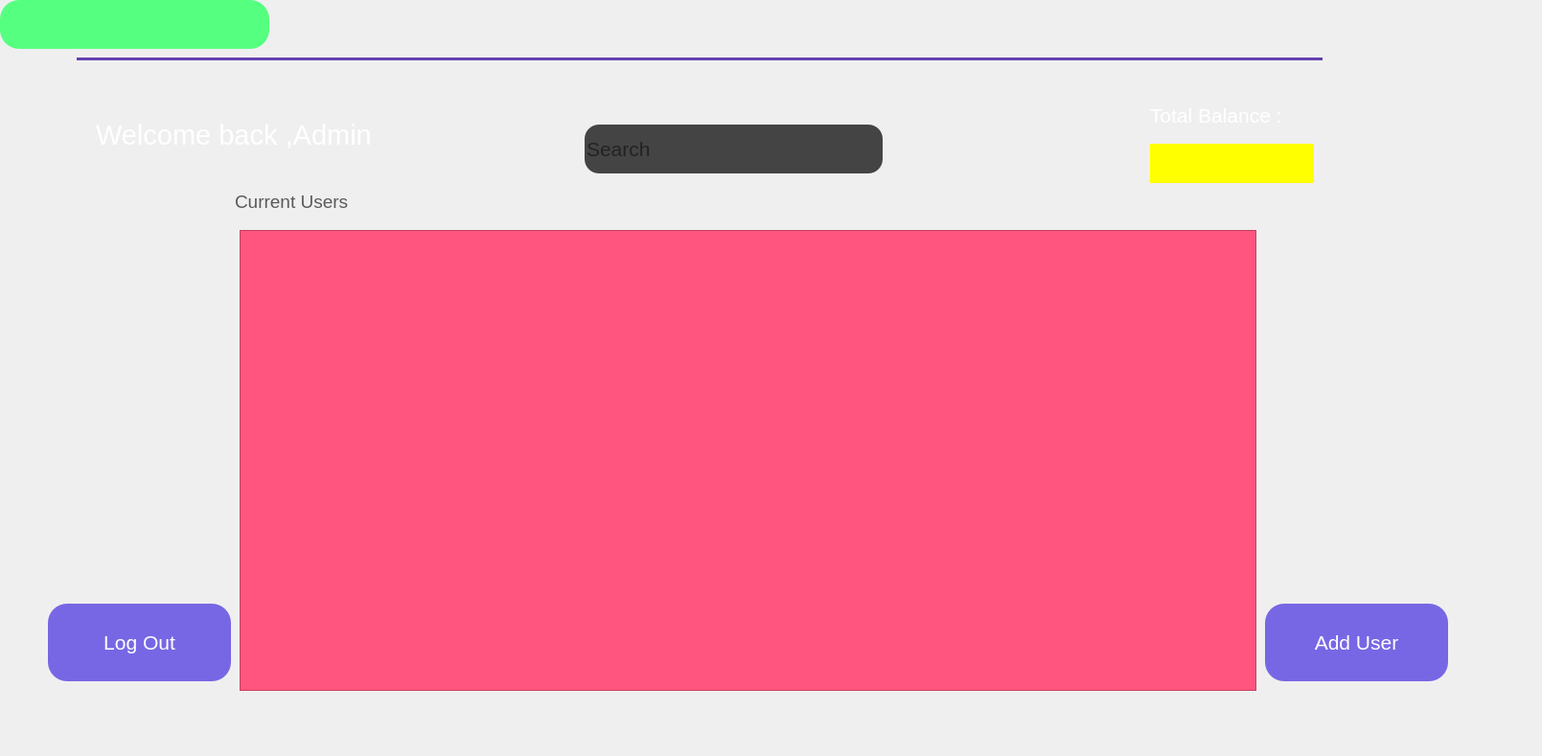
    <widget class="QWidget" name="page_20">
     <widget class="QWidget" name="widget_36" native="true">
      <property name="geometry">
       <rect>
        <x>0</x>
        <y>0</y>
        <width>1600</width>
        <height>780</height>
       </rect>
      </property>
      <widget class="QLabel" name="label_101">
       <property name="geometry">
        <rect>
         <x>0</x>
         <y>0</y>
         <width>281</width>
         <height>51</height>
        </rect>
       </property>
       <property name="styleSheet">
        <string notr="true">border-radius:20px;
background-color: rgb(85, 255, 127);
background-image: url(:/new/prefix1/firstPage.png);
</string>
       </property>
       <property name="text">
        <string/>
       </property>
       <property name="pixmap">
        <pixmap resource="assets.qrc">:/new/prefix1/firstPage.png</pixmap>
       </property>
       <property name="scaledContents">
        <bool>true</bool>
       </property>
      </widget>
      <widget class="QLabel" name="label_115">
       <property name="geometry">
        <rect>
         <x>80</x>
         <y>60</y>
         <width>1300</width>
         <height>3</height>
        </rect>
       </property>
       <property name="styleSheet">
        <string notr="true">background-color: rgb(100, 65, 177);</string>
       </property>
       <property name="text">
        <string/>
       </property>
      </widget>
      <widget class="QLabel" name="label_116">
       <property name="geometry">
        <rect>
         <x>100</x>
         <y>110</y>
         <width>391</width>
         <height>61</height>
        </rect>
       </property>
       <property name="font">
        <font>
         <family>Arial</family>
         <pointsize>22</pointsize>
        </font>
       </property>
       <property name="styleSheet">
        <string notr="true">color: rgb(255, 255, 255);</string>
       </property>
       <property name="text">
        <string>Welcome back ,Admin</string>
       </property>
      </widget>
      <widget class="QLabel" name="label_117">
       <property name="geometry">
        <rect>
         <x>1200</x>
         <y>100</y>
         <width>191</width>
         <height>41</height>
        </rect>
       </property>
       <property name="font">
        <font>
         <family>Arial</family>
         <pointsize>16</pointsize>
        </font>
       </property>
       <property name="styleSheet">
        <string notr="true">color:rgb(255, 255, 255);</string>
       </property>
       <property name="text">
        <string>Total Balance :</string>
       </property>
      </widget>
      <widget class="QLabel" name="label_118">
       <property name="geometry">
        <rect>
         <x>1200</x>
         <y>150</y>
         <width>171</width>
         <height>41</height>
        </rect>
       </property>
       <property name="font">
        <font>
         <family>Arial</family>
         <pointsize>16</pointsize>
        </font>
       </property>
       <property name="styleSheet">
        <string notr="true">color:rgb(255, 255, 255);
background-color: rgb(255, 255, 0);</string>
       </property>
       <property name="text">
        <string/>
       </property>
      </widget>
      <widget class="QLineEdit" name="lineEdit_22">
       <property name="geometry">
        <rect>
         <x>610</x>
         <y>130</y>
         <width>311</width>
         <height>51</height>
        </rect>
       </property>
       <property name="font">
        <font>
         <family>Arial</family>
         <pointsize>16</pointsize>
        </font>
       </property>
       <property name="styleSheet">
        <string notr="true">border-radius:15px;
background-color: rgb(68, 68, 68);</string>
       </property>
       <property name="placeholderText">
        <string>Search</string>
       </property>
      </widget>
      <widget class="QScrollArea" name="scrollArea_6">
       <property name="geometry">
        <rect>
         <x>250</x>
         <y>240</y>
         <width>1061</width>
         <height>481</height>
        </rect>
       </property>
       <property name="styleSheet">
        <string notr="true">background-color: rgb(255, 85, 127);</string>
       </property>
       <property name="widgetResizable">
        <bool>true</bool>
       </property>
       <property name="alignment">
        <set>Qt::AlignCenter</set>
       </property>
       <widget class="QWidget" name="scrollAreaWidgetContents_6">
        <property name="geometry">
         <rect>
          <x>0</x>
          <y>0</y>
          <width>1059</width>
          <height>479</height>
         </rect>
        </property>
       </widget>
      </widget>
      <widget class="QPushButton" name="pushButton_SignUP_4">
       <property name="geometry">
        <rect>
         <x>50</x>
         <y>630</y>
         <width>191</width>
         <height>81</height>
        </rect>
       </property>
       <property name="font">
        <font>
         <pointsize>16</pointsize>
        </font>
       </property>
       <property name="styleSheet">
        <string notr="true">QPushButton:hover{
	background-color: rgb(255, 0, 255);
}
QPushButton{
background-color: rgb(119, 103, 228);
color:rgb(255, 255, 255);
border-radius:20px;
}</string>
       </property>
       <property name="text">
        <string>Log Out</string>
       </property>
      </widget>
      <widget class="QPushButton" name="pushButton_SignUP_5">
       <property name="geometry">
        <rect>
         <x>1320</x>
         <y>630</y>
         <width>191</width>
         <height>81</height>
        </rect>
       </property>
       <property name="font">
        <font>
         <pointsize>16</pointsize>
        </font>
       </property>
       <property name="styleSheet">
        <string notr="true">QPushButton:hover{
	background-color: rgb(255, 0, 255);
}
QPushButton{
background-color: rgb(119, 103, 228);
color:rgb(255, 255, 255);
border-radius:20px;
}</string>
       </property>
       <property name="text">
        <string>Add User</string>
       </property>
      </widget>
      <widget class="QLabel" name="label_119">
       <property name="geometry">
        <rect>
         <x>245</x>
         <y>190</y>
         <width>161</width>
         <height>41</height>
        </rect>
       </property>
       <property name="font">
        <font>
         <family>Arial</family>
         <pointsize>14</pointsize>
        </font>
       </property>
       <property name="styleSheet">
        <string notr="true">color: rgb(89, 89, 89);</string>
       </property>
       <property name="text">
        <string>Current Users</string>
       </property>
      </widget>
     </widget>
    </widget>
